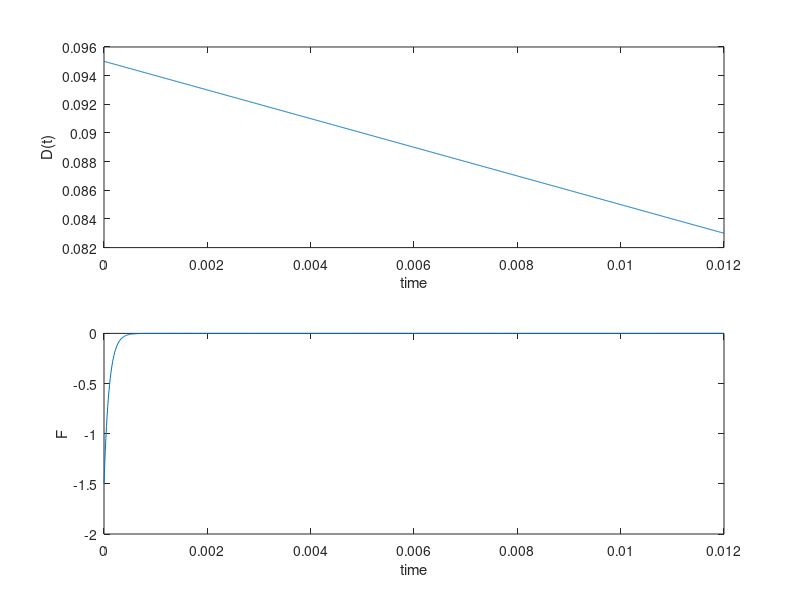

Recreate this plot in MATLAB. (Note: this script raises an error after producing the figure.)
% We try to numerically solve the differential equation.
clear all
close all
clc
clf
% load('Chirp1.mat')

load('Step1.mat')
y0_ = y(end,:);
clearvars -except y0_
plot(y0_)
n=512
yIn = y0_;


n=512
y0=yIn;%(2:end-1)
y0(n+1:2*n) = y0(n+1:2*n)+0.5e-3*(rand(n,1)-0.5)';
% y0(1.5*n) = y0(1.5*n)+random
plot(y0)
%%
global ncall  G d0 Fmat_ tMat_ lMat_ rho
% Independent variable for ODE integration
ncall=0;
% Initial condition
n=512;
rho =1000;
G = 3e6;
w = 10e-3;
t = 1e-3;
I = w*t^3/12;
A = w*t;
Fmat_=[];
tMat_ =[];
lMat_ =[];
% ell = d0;
d0 = 100e-3;


%%
tmat=linspace(0,12e-3,1000);
tau = 1e-4;
Fmat =  -1.5*exp(-tmat./tau) ;

v=1;
Dmat = 0.095*ones(size(tmat))-v*tmat;
subplot(2,1,1)
plot(tmat,Dmat)
ylabel('D(t)'); xlabel('time')
% clf
subplot(2,1,2)

plot(tmat,Fmat)
ylabel('F'); xlabel('time')

%%
tic
reltol=1.0e-6; abstol=1.0e-6;
options=odeset('RelTol',reltol,'AbsTol',abstol);
% [t,y]=ode45(@(t,y) odeEulerBernoulli2(t,y,B_by_K,FbyKtMat,tMat,ell), tspan,y0,options);
noise = 1e-7;
[t,y]=ode23(@(t,y) odeEulerBernoulli4(t,y,Fmat,Dmat,tmat,G,I,A,v), [tmat(1) tmat(end)],y0);

toc
%
%%
close all
figure(1)
plot(tMat_,Fmat_,'.')
title('Force')
%%
figure(2)
plot(tMat_,lMat_)
title('Length of strip l')
ylim([0 0.2])
%%
figure(3)
waterfall(y(1:10:end,n+1:2*n))
view(10,100)
%%

y_=zeros(size(y,1),n);
for i = 1: length(t)
    y_(i,:) = smooth(y(i,n+1:2*n),30);
end




v=1;
dMat = zeros(length(t),512);
for i = 1: length(t)
    dMat(i,:) =linspace(0,0.095-v*t(i),512);
end
figure(1)
% subplot(2,1,2)
% clf
tMat = repmat(t,512,1)';
% plot(y__(8090,:))
for i = 1: length(t)
    LengthMat(i) = arclength(dMat(i,:),y_(i,:));
end
% %%
% plot(t,LengthMat)
% hold on
% plot(tMat_,lMat_)
% ylim([0.09 0.12])